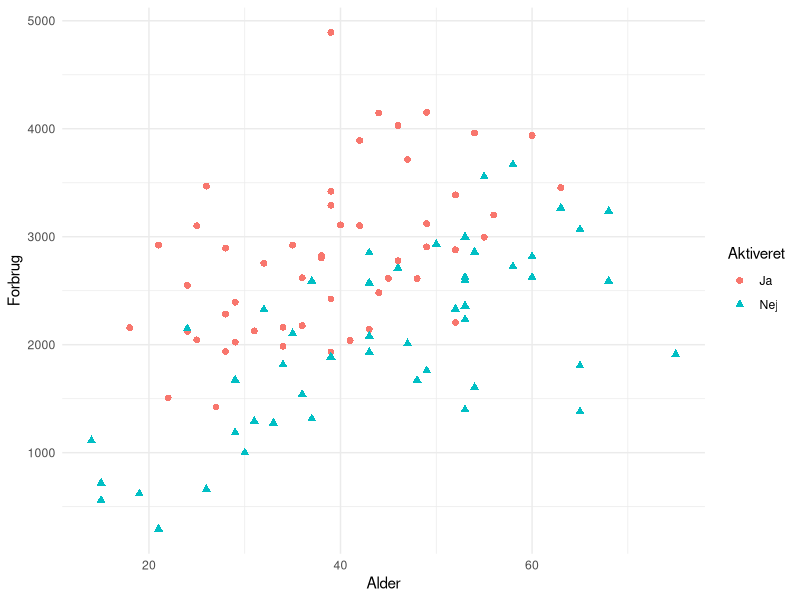
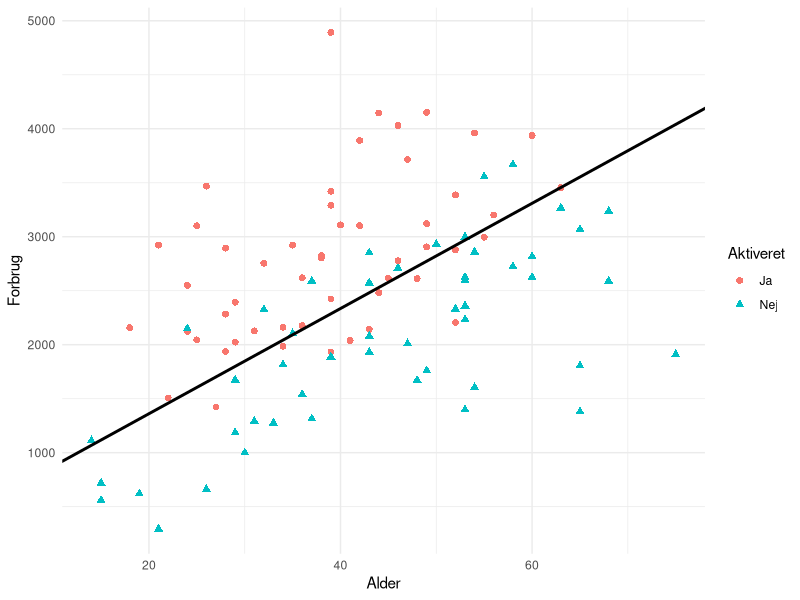
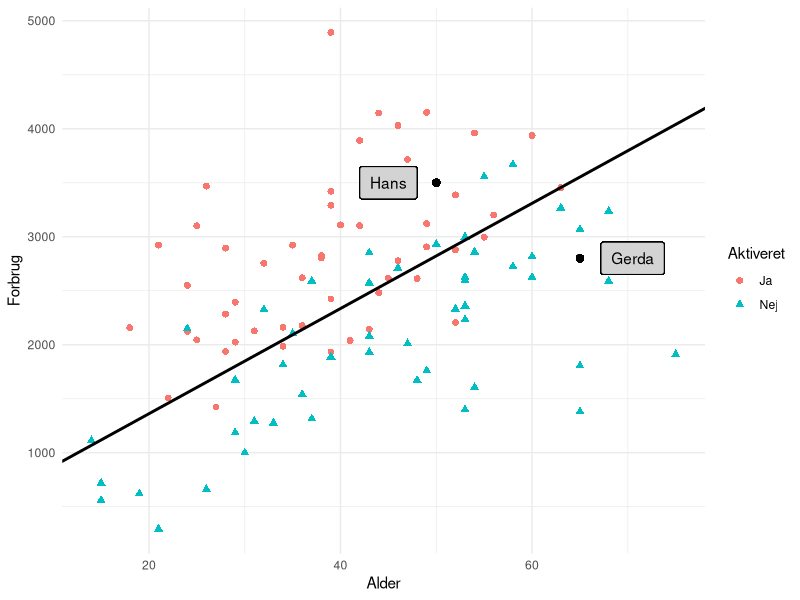

R code for these plots, in order:
## ---- chunk 1
#| echo: false
#| message: false
#| fig-cap: Fiktivt datasæt som viser 100 Good Food kunders alder og forbrug. Hvert punkt, som repræsenterer en kunde, er farvet rødt, hvis kunden har aktiveret tilbuddet og blåt ellers.
#| label: fig-alder_vs_forbrug
library(ggplot2)
N <- 100
set.seed(42)
alder <- 13 + round(70*rbeta(N, 2, 3))
mu_forbrug <- ifelse(alder<40, 70*alder, 3000)
forbrug <- round(rnorm(N, mu_forbrug, sd = 800))
mu <- -2*scale(alder) + 2*scale(forbrug)
prob <- exp(mu)/(1+exp(mu))
dat <- data.frame(Alder = alder, Forbrug = forbrug, prob, 
                  Aktiveret = factor(ifelse(rbinom(N, size = 1, prob = prob), "Ja", "Nej")))
# summary(dat)
fig <- ggplot(dat, aes(Alder, Forbrug, color = Aktiveret, shape = Aktiveret)) +
  theme_minimal() +
  geom_point(size = 2)
fig
# source("adaline.R")
# out <- adaline(Aktiveret ~ Alder + Forbrug, data = dat)
# out$w
#          bias         Alder       Forbrug 
# -0.2975679652 -0.0374751270  0.0007693097 
## ---- chunk 2
#| echo: false
#| message: false
#| fig-cap: Fiktivt datasæt som viser 100 Good Food kunders alder og forbrug. Hvert punkt, som repræsenterer en kunde, er farvet rødt, hvis kunden har aktiveret tilbuddet og blåt ellers. Samtidig er den linje indtegnet, som fås ved at bruge en kunstig neuron på data.
#| label: fig-alder_vs_forbrug2
w0 <-  -0.2975679652
w1 <- -0.0374751270
w2 <- 0.0007693097
fig + geom_abline(slope=-w1/w2,intercept=-w0/w2,size=1)
# source("adaline.R")
# out <- adaline(Aktiveret ~ Alder + Forbrug, data = dat)
# out$w
#          bias         Alder       Forbrug 
# -0.2975679652 -0.0374751270  0.0007693097 
## ---- chunk 3
#| echo: false
#| message: false
#| fig-cap: Datasættet fra @fig-alder_vs_forbrug2. Desuden er de to punkter, som repræsenterer kunderne Hans og Gerda indtegnet.
#| label: fig-alder_vs_forbrug_eks
w0 <-  -0.2975679652
w1 <- -0.0374751270
w2 <- 0.0007693097
fig + geom_abline(slope=-w1/w2,intercept=-w0/w2,size=1) +  geom_point(aes(x=50,y=3500),colour="black",size=2, shape=19) + geom_point(aes(x=65,y=2800),colour="black",size=2, shape=19) + geom_label(
    label="Hans", 
    x=45,
    y=3500,
    label.padding = unit(0.55, "lines"), # Rectangle size around label
    label.size = 0.35,
    color = "black",
    fill="lightgray"
  ) + geom_label(
    label="Gerda", 
    x=70.5,
    y=2800,
    label.padding = unit(0.55, "lines"), # Rectangle size around label
    label.size = 0.35,
    color = "black",
    fill="lightgray"
  )

